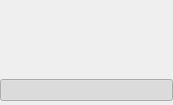
<?xml version="1.0" encoding="UTF-8"?>
<ui version="4.0">
 <class>SwitchWidget</class>
 <widget class="QWidget" name="SwitchWidget">
  <property name="geometry">
   <rect>
    <x>0</x>
    <y>0</y>
    <width>173</width>
    <height>105</height>
   </rect>
  </property>
  <property name="windowTitle">
   <string>SwicthWidget</string>
  </property>
  <layout class="QVBoxLayout" name="verticalLayout">
   <property name="leftMargin">
    <number>0</number>
   </property>
   <property name="topMargin">
    <number>4</number>
   </property>
   <property name="rightMargin">
    <number>0</number>
   </property>
   <property name="bottomMargin">
    <number>4</number>
   </property>
   <item>
    <widget class="QLabel" name="switchLabel">
     <property name="font">
      <font>
       <family>MS UI Gothic</family>
       <pointsize>12</pointsize>
       <weight>75</weight>
       <bold>true</bold>
      </font>
     </property>
     <property name="text">
      <string/>
     </property>
     <property name="alignment">
      <set>Qt::AlignCenter</set>
     </property>
    </widget>
   </item>
   <item>
    <widget class="QPushButton" name="switchPushButton">
     <property name="text">
      <string/>
     </property>
     <property name="iconSize">
      <size>
       <width>16</width>
       <height>16</height>
      </size>
     </property>
     <property name="checkable">
      <bool>true</bool>
     </property>
     <property name="checked">
      <bool>true</bool>
     </property>
    </widget>
   </item>
  </layout>
 </widget>
 <resources/>
 <connections/>
</ui>
